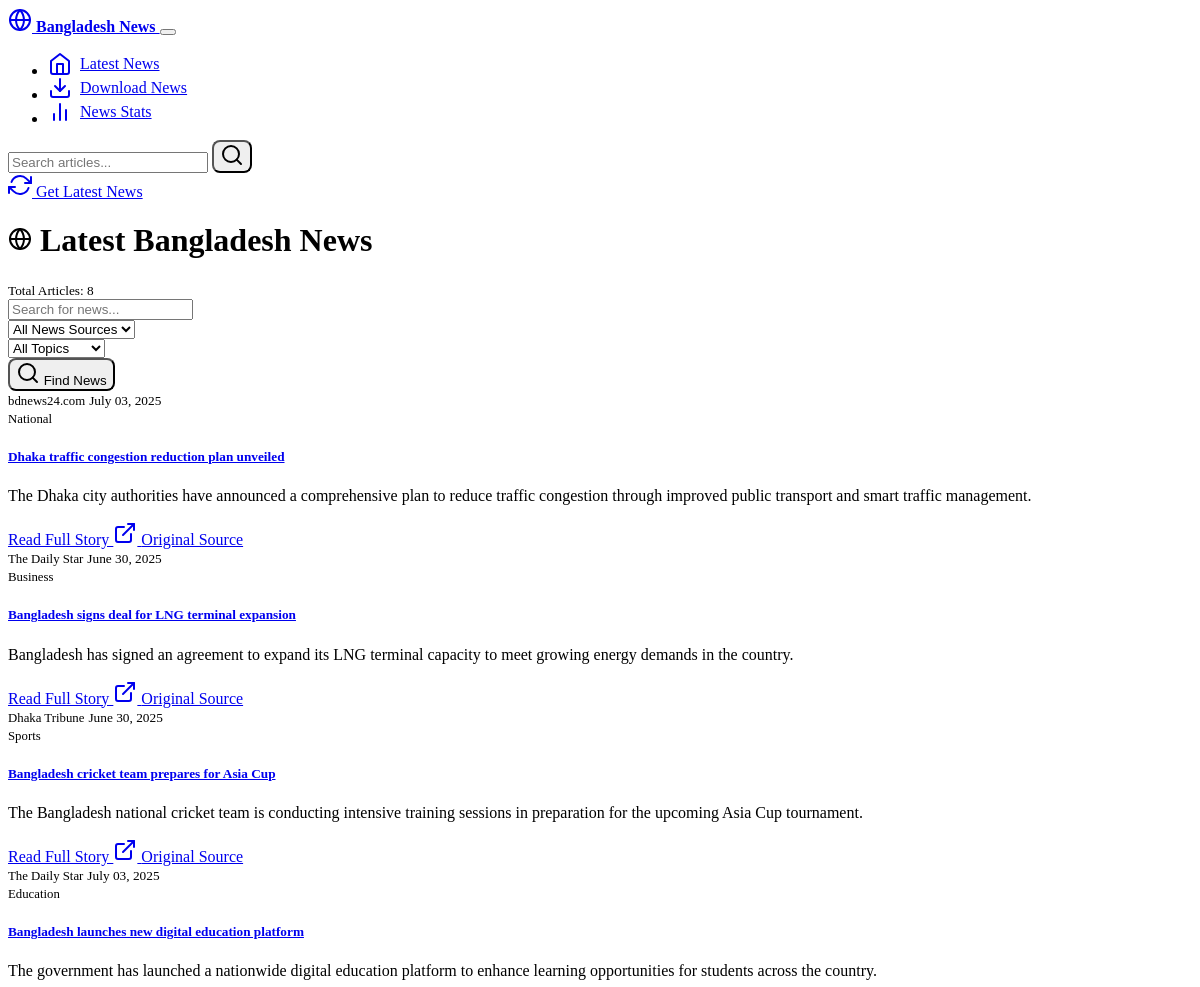
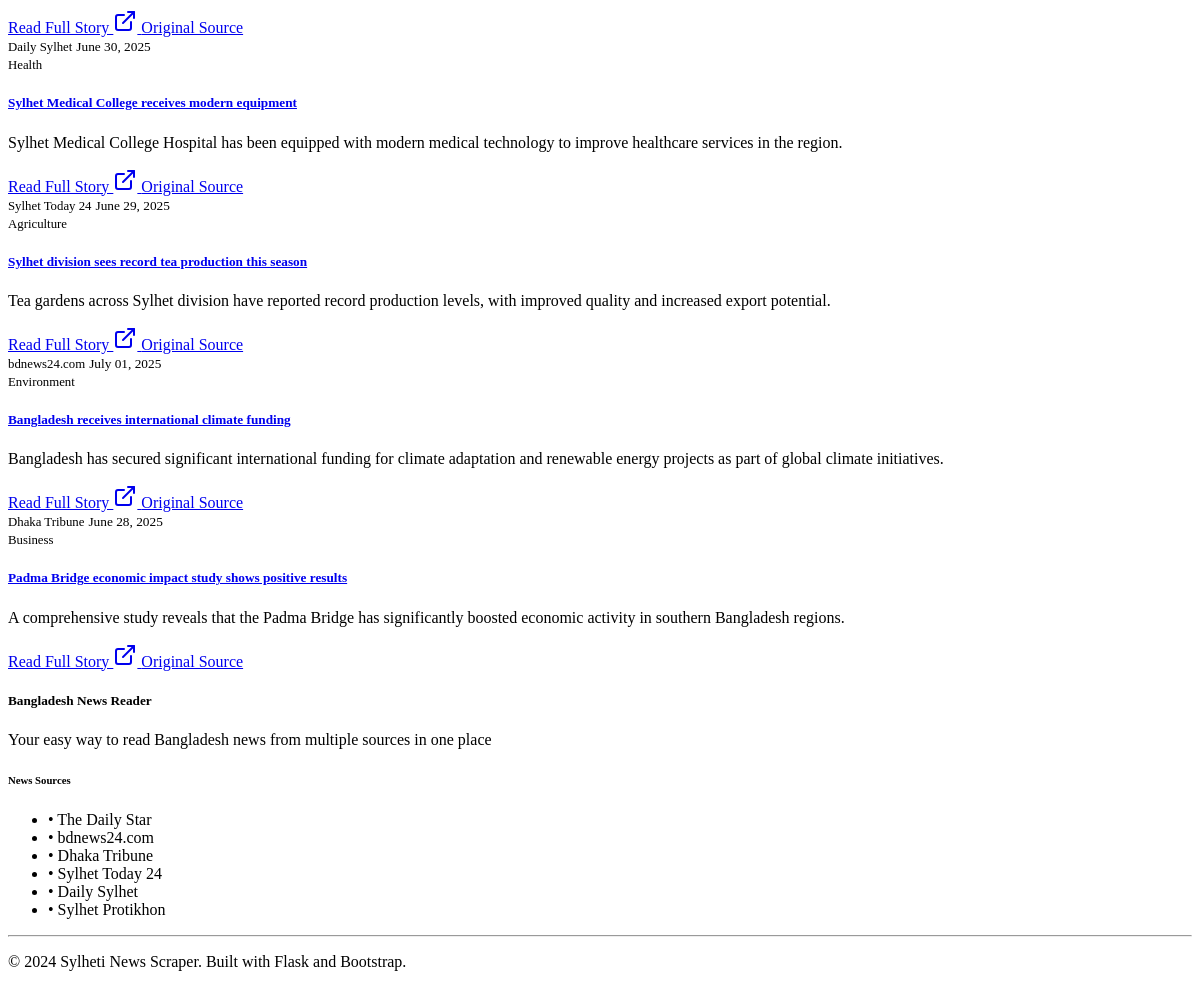
Before: / with the older database file (2 pictures, top to bottom).
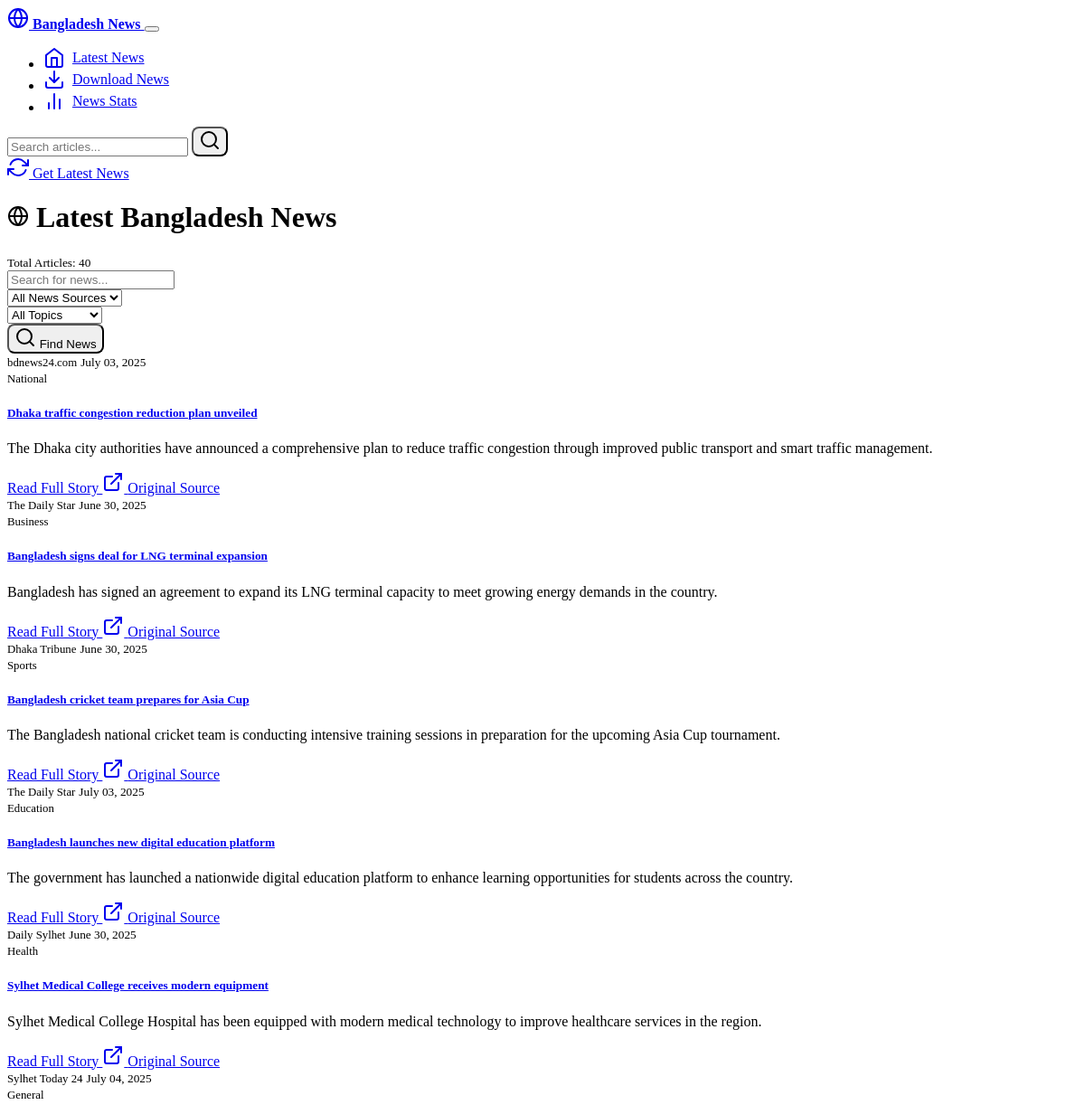
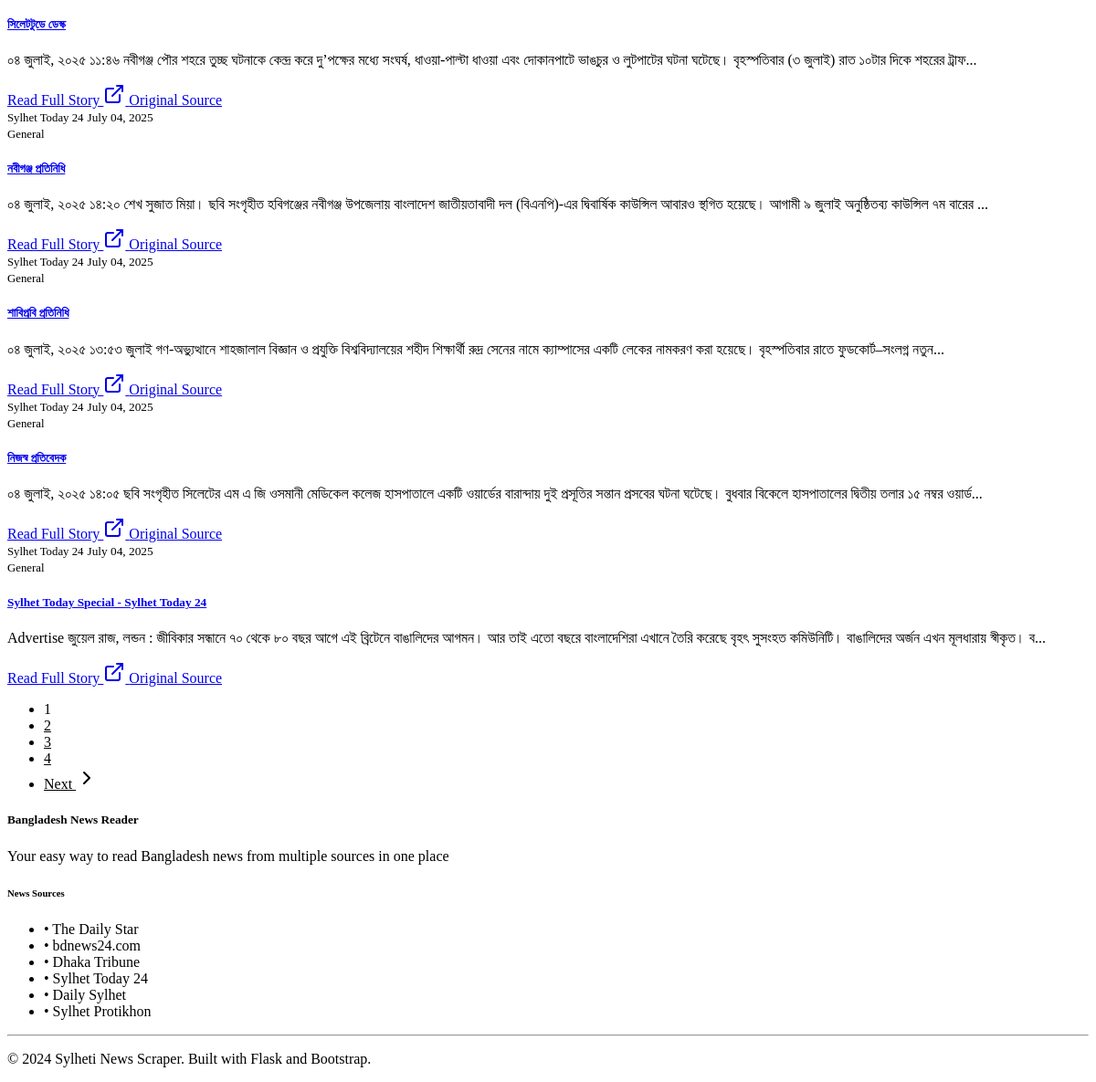
After: the same page with the newer database file (2 pictures, top to bottom).
### models.py (models this page shows, shortened)
class Article(db.Model):
    id = db.Column(Integer, primary_key=True)
    title = db.Column(String(500), nullable=False)
    content = db.Column(Text, nullable=True)
    summary = db.Column(Text, nullable=True)
    url = db.Column(String(1000), nullable=False, unique=True)
    source = db.Column(String(100), nullable=False)
    published_date = db.Column(DateTime, nullable=True)
    scraped_date = db.Column(DateTime, default=datetime.utcnow)
    author = db.Column(String(200), nullable=True)
    category = db.Column(String(100), nullable=True)
    image_url = db.Column(String(1000), nullable=True)
    is_active = db.Column(Boolean, default=True)

### routes.py (the view, shortened to what this page needs)
@app.route('/')
def index():
    page = request.args.get('page', 1, type=int)
    search = request.args.get('search', '')
    source = request.args.get('source', '')
    category = request.args.get('category', '')
    query = Article.query.filter_by(is_active=True)
    if source:
        query = query.filter(Article.source == source)
    if category:
        query = query.filter(Article.category == category)
    articles = query.order_by(Article.scraped_date.desc()).paginate(
        page=page, per_page=10, error_out=False
    )
    sources = db.session.query(Article.source).distinct().all()
    sources = [s[0] for s in sources if s[0]]
    categories = db.session.query(Article.category).distinct().all()
    categories = [c[0] for c in categories if c[0]]
    total_articles = Article.query.filter_by(is_active=True).count()
    recent_scrapes = ScrapingLog.query.order_by(ScrapingLog.timestamp.desc()).limit(5).all()
    return render_template('index.html',
                         articles=articles,
                         sources=sources,
                         categories=categories,
                         search=search,
                         selected_source=source,
                         selected_category=category,
                         total_articles=total_articles,
                         recent_scrapes=recent_scrapes)

### templates/index.html (shortened to what this page needs)
{% extends "base.html" %}
{% block content %}
<div class="row">
    <div class="col-lg-12">
        <div class="d-flex justify-content-between align-items-center mb-4">
            <h1 class="h3">
                <i data-feather="globe"></i>
                Latest Bangladesh News
            </h1>
            <div class="text-muted">
                <small>Total Articles: {{ total_articles }}</small>
            </div>
        </div>
        <div class="card mb-4">
            <div class="card-body">
                <form method="GET" action="{{ url_for('index') }}">
                    <div class="row g-3">
                        <div class="col-md-4">
                            <input type="text" class="form-control" name="search"
                                   value="{{ search }}" placeholder="Search for news...">
                        </div>
                        <div class="col-md-3">
                            <select name="source" class="form-select">
                                <option value="">All News Sources</option>
                            </select>
                        </div>
                        <div class="col-md-3">
                            <select name="category" class="form-select">
                                <option value="">All Topics</option>
                            </select>
                        </div>
                        <div class="col-md-2">
                            <button type="submit" class="btn btn-primary w-100">
                                <i data-feather="search"></i>
                                Find News
                            </button>
                        </div>
                    </div>
                </form>
            </div>
        </div>
        {% if articles.items %}
            <div class="row">
                {% for article in articles.items %}
                    <div class="col-lg-6 mb-4">
                        <div class="card h-100">
                            <div class="card-body">
                                <div class="d-flex justify-content-between align-items-start mb-2">
                                    <span class="badge bg-primary">{{ article.source }}</span>
                                    <small class="text-muted">
                                        {% if article.published_date %}
                                            {{ article.published_date.strftime('%B %d, %Y') }}
                                        {% else %}
                                            {{ article.scraped_date.strftime('%B %d, %Y') }}
                                        {% endif %}
                                    </small>
                                </div>
                                {% if article.category %}
                                    <span class="badge bg-secondary mb-2">{{ article.category }}</span>
                                {% endif %}
                                <h5 class="card-title">
                                    <a href="{{ url_for('article_detail', article_id=article.id) }}"
                                       class="text-decoration-none">
                                        {{ article.title }}
                                    </a>
                                </h5>
                                {% if article.summary %}
                                    <p class="card-text">{{ article.summary }}</p>
                                {% endif %}
                                <div class="d-flex justify-content-between align-items-center">
                                    <a href="{{ url_for('article_detail', article_id=article.id) }}"
                                       class="btn btn-sm btn-outline-primary">
                                        Read Full Story
                                    </a>
                                    <a href="{{ article.url }}" target="_blank" class="btn btn-sm btn-outline-secondary">
                                        <i data-feather="external-link"></i>
                                        Original Source
                                    </a>
                                </div>
                            </div>
                        </div>
                    </div>
                {% endfor %}
            </div>
            {% if articles.pages > 1 %}
                <nav aria-label="Page navigation">
                    <ul class="pagination justify-content-center">
                        {% for page_num in articles.iter_pages() %}
                            {% if page_num %}
                                {% if page_num != articles.page %}
                                    <li class="page-item">
                                        <a class="page-link" href="{{ url_for('index', page=page_num, search=search, source=selected_source, category=selected_category) }}">
                                            {{ page_num }}
                                        </a>
                                    </li>
                                {% else %}
                                    <li class="page-item active">
                                        <span class="page-link">{{ page_num }}</span>
                                    </li>
                                {% endif %}
                            {% else %}
                                <li class="page-item disabled">
                                    <span class="page-link">...</span>
                                </li>
                            {% endif %}
                        {% endfor %}
                        {% if articles.has_next %}
                            <li class="page-item">
                                <a class="page-link" href="{{ url_for('index', page=articles.next_num, search=search, source=selected_source, category=selected_category) }}">
                                    Next
                                    <i data-feather="chevron-right"></i>
                                </a>
                            </li>
                        {% endif %}
                    </ul>
                </nav>
            {% endif %}
        {% endif %}
    </div>
</div>
{% endblock %}

### templates/base.html (shortened to what this page needs)
<!DOCTYPE html>
<html lang="en" data-bs-theme="dark">
<head>
    <link href="https://cdn.replit.com/agent/bootstrap-agent-dark-theme.min.css" rel="stylesheet">
    <link rel="stylesheet" href="{{ url_for('static', filename='css/custom.css') }}">
</head>
<body>
    <nav class="navbar navbar-expand-lg navbar-dark bg-dark">
        <div class="container">
            <a class="navbar-brand" href="{{ url_for('index') }}">
                <i data-feather="globe"></i>
                Bangladesh News
            </a>
            <button class="navbar-toggler" type="button" data-bs-toggle="collapse" data-bs-target="#navbarNav">
            </button>
            <div class="collapse navbar-collapse" id="navbarNav">
                <ul class="navbar-nav me-auto">
                    <li class="nav-item">
                        <a class="nav-link" href="{{ url_for('index') }}">
                            <i data-feather="home"></i>
                            Latest News
                        </a>
                    </li>
                    <li class="nav-item">
                        <a class="nav-link" href="{{ url_for('export_page') }}">
                            <i data-feather="download"></i>
                            Download News
                        </a>
                    </li>
                    <li class="nav-item">
                        <a class="nav-link" href="{{ url_for('stats') }}">
                            <i data-feather="bar-chart-2"></i>
                            News Stats
                        </a>
                    </li>
                </ul>
                <form class="d-flex me-3" action="{{ url_for('search') }}" method="GET">
                    <input class="form-control me-2" type="search" name="q" placeholder="Search articles..." aria-label="Search">
                    <button class="btn btn-outline-secondary" type="submit">
                        <i data-feather="search"></i>
                    </button>
                </form>
                <a href="{{ url_for('manual_scrape') }}" class="btn btn-success">
                    <i data-feather="refresh-cw"></i>
                    Get Latest News
                </a>
            </div>
        </div>
    </nav>
    <main class="container py-4">
        {% block content %}{% endblock %}
    </main>
    <footer class="bg-dark text-light py-4 mt-5">
        <div class="container">
            <div class="row">
                <div class="col-md-6">
                    <h5>Bangladesh News Reader</h5>
                    <p class="text-muted">Your easy way to read Bangladesh news from multiple sources in one place</p>
                </div>
                <div class="col-md-6">
                    <h6>News Sources</h6>
                    <ul class="list-unstyled text-muted">
                        <li>• The Daily Star</li>
                        <li>• bdnews24.com</li>
                        <li>• Dhaka Tribune</li>
                        <li>• Sylhet Today 24</li>
                        <li>• Daily Sylhet</li>
                        <li>• Sylhet Protikhon</li>
                    </ul>
                </div>
            </div>
            <hr>
            <div class="text-center text-muted">
                <p>&copy; 2024 Sylheti News Scraper. Built with Flask and Bootstrap.</p>
            </div>
        </div>
    </footer>
</body>
</html>

### static/css/custom.css (style rules this page uses)
.card { transition: transform 0.2s ease-in-out, box-shadow 0.2s ease-in-out; }
.navbar-brand { font-weight: bold; }
.navbar-nav .nav-link { display: flex; align-items: center; gap: 0.5rem; }
.navbar .form-control { min-width: 200px; }
.badge { font-size: 0.8rem; }
footer { margin-top: auto; }
.btn { border-radius: 0.5rem; }
.pagination .page-link { color: var(--bs-primary); border: 1px solid var(--bs-border-color); }
.pagination .page-item.active .page-link { background-color: var(--bs-primary); border-color: var(--bs-primary); }
.navbar { position: sticky; top: 0; z-index: 1030; }
html { scroll-behavior: smooth; }

Changed rows visible on the page:
no longer on this page (row unchanged): Article: source "Sylhet Today 24", published_date "June 29, 2025", category "Agriculture", title "Sylhet division sees record tea production this season", summary "Tea gardens across Sylhet division have reported record production levels, with improved quality and increased export potential."
no longer on this page (row unchanged): Article: source "bdnews24.com", published_date "July 01, 2025", category "Environment", title "Bangladesh receives international climate funding", summary "Bangladesh has secured significant international funding for climate adaptation and renewable energy projects as part of global climate initiatives."
no longer on this page (row unchanged): Article: source "Dhaka Tribune", published_date "June 28, 2025", category "Business", title "Padma Bridge economic impact study shows positive results", summary "A comprehensive study reveals that the Padma Bridge has significantly boosted economic activity in southern Bangladesh regions."
added Article: source "Sylhet Today 24", scraped_date "July 04, 2025", category "General", title "সিলেটটুডে ডেস্ক", summary "০৪ জুলাই, ২০২৫ ১১:৪৬ নবীগঞ্জ পৌর শহরে তুচ্ছ ঘটনাকে কেন্দ্র করে দু’পক্ষের মধ্যে সংঘর্ষ, ধাওয়া-পাল্টা ধাওয়া এবং দোকানপাটে ভাঙচুর ও লুটপাটের ঘটনা ঘটেছে। বৃহস্পতিবার (৩ জুলাই) রাত ১০টার দিকে শহরের ট্রাফ..."
added Article: source "Sylhet Today 24", scraped_date "July 04, 2025", category "General", title "নবীগঞ্জ প্রতিনিধি", summary "০৪ জুলাই, ২০২৫ ১৪:২০ শেখ সুজাত মিয়া। ছবি সংগৃহীত হবিগঞ্জের নবীগঞ্জ উপজেলায় বাংলাদেশ জাতীয়তাবাদী দল (বিএনপি)-এর দ্বিবার্ষিক কাউন্সিল আবারও স্থগিত হয়েছে। আগামী ৯ জুলাই অনুষ্ঠিতব্য কাউন্সিল ৭ম বারের ..."
added Article: source "Sylhet Today 24", scraped_date "July 04, 2025", category "General", title "শাবিপ্রবি প্রতিনিধি", summary "০৪ জুলাই, ২০২৫ ১৩:৫৩ জুলাই গণ-অভ্যুত্থানে শাহজালাল বিজ্ঞান ও প্রযুক্তি বিশ্ববিদ্যালয়ের শহীদ শিক্ষার্থী রুদ্র সেনের নামে ক্যাম্পাসের একটি লেকের নামকরণ করা হয়েছে। বৃহস্পতিবার রাতে ফুডকোর্ট–সংলগ্ন নতুন..."
added Article: source "Sylhet Today 24", scraped_date "July 04, 2025", category "General", title "নিজস্ব প্রতিবেদক", summary "০৪ জুলাই, ২০২৫ ১৪:০৫ ছবি সংগৃহীত সিলেটের এম এ জি ওসমানী মেডিকেল কলেজ হাসপাতালে একটি ওয়ার্ডের বারান্দায় দুই প্রসূতির সন্তান প্রসবের ঘটনা ঘটেছে। বুধবার বিকেলে হাসপাতালের দ্বিতীয় তলার ১৫ নম্বর ওয়ার্ড..."
added Article: source "Sylhet Today 24", scraped_date "July 04, 2025", category "General", title "Sylhet Today Special - Sylhet Today 24", summary "Advertise জুয়েল রাজ, লন্ডন : জীবিকার সন্ধানে ৭০ থেকে ৮০ বছর আগে এই ব্রিটেনে বাঙালিদের আগমন। আর তাই এতো বছরে বাংলাদেশিরা এখানে তৈরি করেছে বৃহৎ সুসংহত কমিউনিটি। বাঙালিদের অর্জন এখন মূলধারায় স্বীকৃত। ব..."
Other visible differences:
{{ total_articles }}: "8" → "40"
new list line: "1"
new list line: "2"
new list line: "3"
new list line: "4"
text now shown: "Next"
